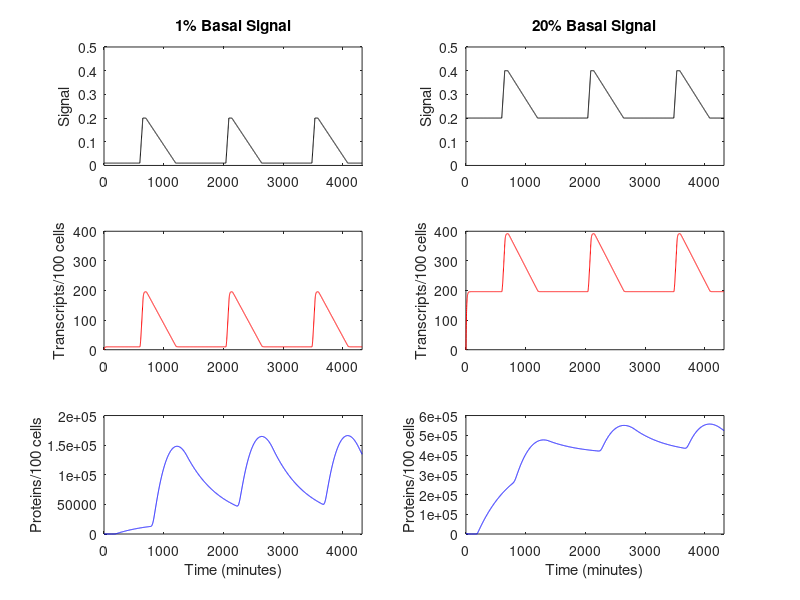
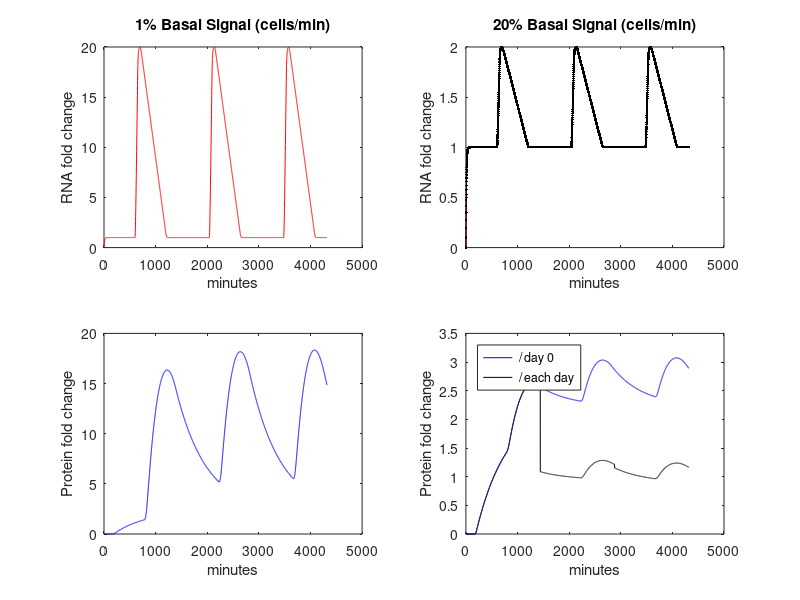
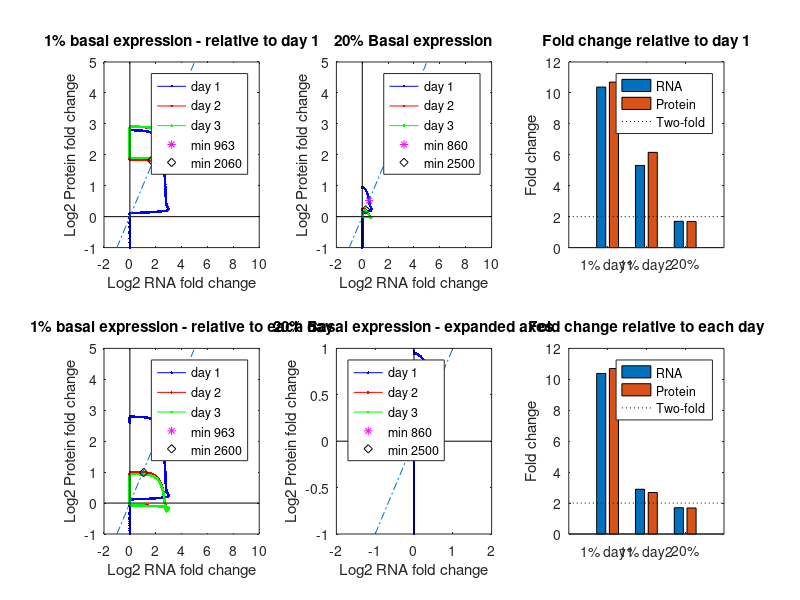
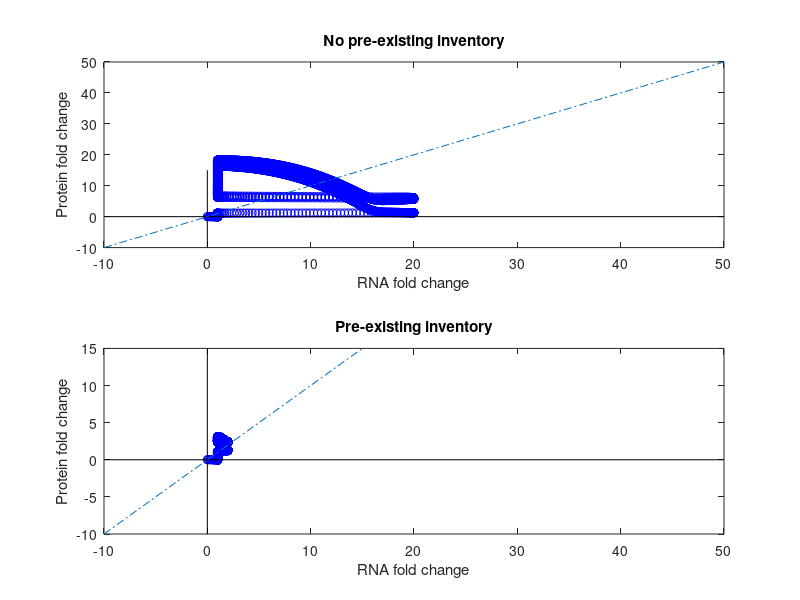

Write MATLAB code to recreate these figures, in order.
% RNA_protein_model_062221.m 
% Version  06/22/2021
% Model by Mak Saito, WHOI 2018-2021 for MATLAB
% Simulating RNA and protein production, inventories, decay, and influence on fold-change
% Used in Walworth, Saito et al., 2021 submitted

clear

% CONSTANTS ---------------------------------------------
% time steps: 3 days in minute interals (1440 minutes per day *3)
time=[1:4320]'; %'

% *** SIGNAL parameters *** 0-1 scale
	% s0 = basal expression
	s0=0.01; % set at 1 percent of cells (non-zero) to allow ratios
	% s1 = expression at event 1
	s1=0.2; % 20 percent of cells respond to stimuli

	% alternate values for basal expression simulations
	s0alt=0.2;
	%s1alt=0.3;		
	s1alt=0.4;		

	% Duration of each signal level
	
	% Select ramp by removing comment symbol %
	% Short ramp:
	tstart=600; tplateau1=630; tplateau2=720; tend=750;
	
	% Slow ramp:
	%tstart=600; tplateau1=700; tplateau2=800; tend=1200;
	
	% Long slow ramp:
	tstart=600; tplateau1=650; tplateau2=700; tend=1200;

	% Long slow ramp:
	%tstart=600; tplateau1=650; tplateau2=700; tend=2400;

	% Alternate 1 minute signal for testing:
	%tstart=630;
	%tplateau1=630;
	%tplateau2=631;
	%tend=631;

	% calculate linear change in signal between tstart & tplateau1: amount added per time step
	sadd = ((s1-s0)/((tplateau1-tstart)));
	saddalt = ((s1alt-s0alt)/((tplateau1-tstart)));
	% calculate linear change in signal between tplateau2 & tend: amount added per time step
	sminus = ((s1-s0)/((tplateau2-tend)));
	sminusalt = ((s1alt-s0alt)/((tplateau2-tend)));

% *** Production of RNA and Protein *** 
	krna = 100; % production of a RNA transcript per 100 cells per time step
	kprotein = 3.5; % tuned using 1 minute signal to be ~6-7 proteins per transcript production based on Moran et al. 2013

% *** Degradation of RNA and Protein ***
	% krnaloss = 0.462; % (min-1) = 1.5 min half life Moran et al 2013 (from bionumbers)
	% kprotloss=0.000963 %9.63e-4; % (min-1) = 12h half life Moran et al., 2013 
	% half life to rate constant conversion: A = Ao*e^(kt); A = 0.5Ao; ln(0.5)= -0.69; t1/2 = -0.69 / k; careful of sign error
	krnaloss = 0.102; % (min-1) 6.8 min half life Selinger et al., 2003 Genome Res. E coli
	kprotloss=0.0017; %  6.9 - 34 h range half lives (k = 0.1 - 0.022 h-1; 0.0017- 3.7e-4 m-1) Pratt et al., 2002 Mol Cell Proteomics

	
% *** Delay between signal and RNA ***
	drna=1; % delay constants in minutes
	% delay between transcription and translation
	dprotein=180; % delay constants in minutes	

% initialize arrays
	% signal to s0
	signal(:,1)=ones(4320,1).*s0;
	signal(:,2)=ones(4320,1).*s0alt;
	binsignal=zeros(4320,2);
	RNA=zeros(4320,2);
	protein=zeros(4320,2);
	protein(1:20,2)=1800; %initial protein concentration (first 20min due to time steps)
	binRNA=zeros(4320,2);
	binprotein=zeros(4320,2);

% select time zero point for fold-change calculations
	% one hour before signal initiates
	t0=9*60; % 9 hours
%---------------------------------------------------------------------------------------

% *** Calculate Signal ***
% First panels: Initial signal = 0 
% Middle Panels: Initial signal > zero (s0alt), increases to s1alt 
for i = 1:4320
	if time(i) > tstart
		signal(i,1) = signal(i-1,1)+sadd;
		signal(i,2) = signal(i-1,2)+saddalt;
	if time(i) > tplateau1
		signal(i,1)=s1;
		signal(i,2)=s1alt;
	if time(i) > tplateau2
		signal(i,1) = signal(i-1,1) + sminus;
		signal(i,2) = signal(i-1,2) + sminusalt;
	if time(i) > tend
		signal(i,1) = s0;
		signal(i,2) = s0alt;
	if time(i) > tstart+1440
		signal(i,1) = signal(i-1,1)+sadd;
		signal(i,2) = signal(i-1,2)+saddalt;
	if time(i) > tplateau1+1440
		signal(i,1)=s1;
		signal(i,2)=s1alt;
	if time(i) > tplateau2+1440
		signal(i,1) = signal(i-1,1) + sminus;
		signal(i,2) = signal(i-1,2) + sminusalt;
	if time(i) > tend+1440
		signal(i,1) = s0;
		signal(i,2) = s0alt;
	if time(i) > tstart+2880
		signal(i,1) = signal(i-1,1)+sadd;
		signal(i,2) = signal(i-1,2)+saddalt;
	if time(i) > tplateau1+2880
		signal(i,1)=s1;
		signal(i,2)=s1alt;
	if time(i) > tplateau2+2880
		signal(i,1) = signal(i-1,1) + sminus;
		signal(i,2) = signal(i-1,2) + sminusalt;
	if time(i) > tend+2880
		signal(i,1) = s0;
		signal(i,2) = s0alt;
	end
	end
	end
	end
	end
	end
	end
	end
	end
	end
	end
	end
end

% *** RNA Inventory Calculations ***
% calculate RNA (1) no basal expression (2) basal expression, using offset drna 
for i = (drna+1):4320  % start index at i >=2
	RNA(i,1) = RNA(i-1,1) + krna*signal(i-drna,1)-krnaloss*RNA(i-1,1);
	RNA(i,2) = RNA(i-1,2) + krna*signal(i-drna,2)-krnaloss*RNA(i-1,2);
end

% *** Protein Inventory Calculations ***
% calculate Protein (1) no basal expression (2) basal expression, using offset dprotein 
% prior protein time step, plus production from RNA (with time step 20min), minus protein loss prior step
for i = (dprotein+1):4320
	protein(i,1) = protein(i-1,1) + kprotein*RNA(i-dprotein,1) - kprotloss*protein(i-1,1);
	protein(i,2) = protein(i-1,2) + kprotein*RNA(i-dprotein,2) - kprotloss*protein(i-1,2);
end

% Calculate fold change relative to t0
	RNAfold_s0_zero = RNA(:,1)./RNA(t0,1);
	Proteinfold_s0_zero = protein(:,1)./protein(t0,1);
	RNAfold_s0_notzero = RNA(:,2)./RNA(t0,2);
	Proteinfold_s0_notzero = protein(:,2)./protein(t0,2);

% Calculate fold change each day 
% start by settting new arrays divided by t0
	RNAfold_s0_zero_byday = RNA(:,1)./RNA(t0,1);
	Proteinfold_s0_zero_byday = protein(:,1)./protein(t0,1);
	RNAfold_s0_notzero_byday = RNA(:,2)./RNA(t0,2);
	Proteinfold_s0_notzero_byday = protein(:,2)./protein(t0,2);
% rewrite day 2
for i = 1441:2880
	RNAfold_s0_zero_byday(i,1) = RNA(i,1)/RNA(t0+1440,1);
	Proteinfold_s0_zero_byday(i,1) = protein(i,1)/protein(t0+1440,1);
	RNAfold_s0_notzero_byday(i,1) = RNA(i,2)/RNA(t0+1440,2);
	Proteinfold_s0_notzero_byday(i,1) = protein(i,2)/protein(t0+1440,2);
end
% rewrite day 3
for i = 2881:4320
	RNAfold_s0_zero_byday(i,1) = RNA(i,1)/RNA(t0+2880,1);
	Proteinfold_s0_zero_byday(i,1) = protein(i,1)/protein(t0+2880,1);
	RNAfold_s0_notzero_byday(i,1) = RNA(i,2)/RNA(t0+1440,2);
	Proteinfold_s0_notzero_byday(i,1) = protein(i,2)/protein(t0+2880,2);
end

% --- FIGURES -------------------------------------------------------------

% choose time window (i= end) to plot up to 4320 minutes (3 days)
%i=1440
i=4320;
figure(1)
clf
subplot(321)
plot(time(1:i), signal(1:i,1),'k-')
axis([0 4320 0 0.5])
title('1% Basal Signal')
ylabel('Signal')
subplot(323)
plot(time(1:i),RNA(1:i),'r-')
axis([0 4320 0 400])
ylabel('Transcripts/100 cells')
subplot(325)
plot(time(1:i),protein(1:i),'b-')
axis([0 4320 0 2e5])
ylabel('Proteins/100 cells')
xlabel('Time (minutes)')
subplot(322)
plot(time(1:i), signal(1:i,2),'k-')
axis([0 4320 0 0.5])
title('20% Basal Signal')
ylabel('Signal')
subplot(324)
plot(time(1:i),RNA(1:i,2),'r-')
axis([0 4320 0 400])
ylabel('Transcripts/100 cells')
subplot(326)
plot(time(1:i),protein(1:i,2),'b-')
axis([0 4320 0 6e5])
ylabel('Proteins/100 cells')
xlabel('Time (minutes)')
print('rnap_fig1', '-dpng', '-r600'); %


figure(2)
clf
subplot(221)
plot(time(1:i), RNAfold_s0_zero(1:i), 'r-')
xlabel('minutes')
ylabel('RNA fold change')
title('1% Basal Signal (cells/min)')
subplot(223)
plot(time(1:i), Proteinfold_s0_zero(1:i), 'b-')
xlabel('minutes')
ylabel('Protein fold change')
subplot(222)
plot(time(1:i), RNAfold_s0_notzero(1:i), 'r-'); hold on
plot(time(1:i), RNAfold_s0_notzero_byday(1:i), 'k.-')
xlabel('minutes')
ylabel('RNA fold change')
title('20% Basal Signal (cells/min)')
subplot(224)
plot(time(1:i), Proteinfold_s0_notzero(1:i), 'b-'); hold on
plot(time(1:i), Proteinfold_s0_notzero_byday(1:i), 'k-')
xlabel('minutes')
ylabel('Protein fold change')
legend('/ day 0','/ each day','location','northwest') 
print('rnap_fig2', '-dpng', '-r600'); %

figure(3)
clf
xline=[-10,0; 50, 0]; 
yline=[0, -10; 0, 15];
onetoone=[-10; 50];
subplot(211)
plot(RNAfold_s0_zero,Proteinfold_s0_zero,'ob'); hold on
plot(xline(:,1), xline(:,2),'k-');
plot(yline(:,1), yline(:,2),'k-');
plot(onetoone(:,1), onetoone(:,1),'-.')
axis([-10 50 -10 50])
xlabel('RNA fold change')
ylabel('Protein fold change')
title('No pre-existing inventory')
subplot(212)
plot(RNAfold_s0_notzero,Proteinfold_s0_notzero,'ob'); hold on
plot(xline(:,1), xline(:,2),'k-');
plot(yline(:,1), yline(:,2),'k-');
plot(onetoone(:,1), onetoone(:,1),'-.')
axis([-10 50 -10 15])
xlabel('RNA fold change')
ylabel('Protein fold change')
title('Pre-existing inventory')

figure(4)
clf
xline=[-10,0; 50, 0]; 
yline=[0, -10; 0, 15];
onetoone=[-2; 7];

subplot(231)
plot(log(RNAfold_s0_zero(1:1440)),log(Proteinfold_s0_zero(1:1440)),'b.-'); hold on
plot(log(RNAfold_s0_zero(1441:2880)),log(Proteinfold_s0_zero(1441:2880)),'r.-'); hold on
plot(log(RNAfold_s0_zero(2881:4320)),log(Proteinfold_s0_zero(2881:4320)),'g.-'); hold on
plot(log(RNAfold_s0_zero(963)),log(Proteinfold_s0_zero(963)),'m*')
plot(log(RNAfold_s0_zero(2060)),log(Proteinfold_s0_zero(2060)),'kd')
plot(xline(:,1), xline(:,2),'k-');
plot(yline(:,1), yline(:,2),'k-');
plot(onetoone(:,1), onetoone(:,1),'-.')
axis([-2 10 -1 5])
xlabel('Log2 RNA fold change')
ylabel('Log2 Protein fold change')
%title('No pre-existing inventory; relative to day 1')
title('1% basal expression - relative to day 1')
legend('day 1','day 2', 'day 3','min 963', 'min 2060')

subplot(232)
%plot(log(RNAfold_s0_notzero),log(Proteinfold_s0_notzero),'r-+'); hold on
plot(log(RNAfold_s0_notzero_byday(1:1440)),log(Proteinfold_s0_notzero_byday(1:1440)),'b.-'); hold on
plot(log(RNAfold_s0_notzero_byday(1441:2880)),log(Proteinfold_s0_notzero_byday(1441:2880)),'r.-'); hold on
plot(log(RNAfold_s0_notzero_byday(2881:4320)),log(Proteinfold_s0_notzero_byday(2881:4320)),'g.-'); hold on
plot(log(RNAfold_s0_notzero_byday(860)),log(Proteinfold_s0_notzero_byday(860)),'m*')
plot(log(RNAfold_s0_notzero_byday(2500)),log(Proteinfold_s0_notzero_byday(2500)),'kd')
plot(xline(:,1), xline(:,2),'k-');
plot(yline(:,1), yline(:,2),'k-');
plot(onetoone(:,1), onetoone(:,1),'-.')
axis([-2 10 -1 5])
%axis([-2 2 -1 1])
xlabel('Log2 RNA fold change')
ylabel('Log2 Protein fold change')
title('20% Basal expression')
legend('day 1','day 2', 'day 3','min 860', 'min 2500')

subplot(234)
plot(log(RNAfold_s0_zero_byday(1:1440)),log(Proteinfold_s0_zero_byday(1:1440)),'b.-'); hold on
plot(log(RNAfold_s0_zero_byday(1441:2880)),log(Proteinfold_s0_zero_byday(1441:2880)),'r.-'); hold on
plot(log(RNAfold_s0_zero_byday(2881:4320)),log(Proteinfold_s0_zero_byday(2881:4320)),'g.-'); hold on
plot(log(RNAfold_s0_zero_byday(963)),log(Proteinfold_s0_zero_byday(963)),'m*')
plot(log(RNAfold_s0_zero_byday(2600)),log(Proteinfold_s0_zero_byday(2600)),'kd')
plot(xline(:,1), xline(:,2),'k-');
plot(yline(:,1), yline(:,2),'k-');
plot(onetoone(:,1), onetoone(:,1),'-.')
axis([-2 10 -1 5])
xlabel('Log2 RNA fold change')
ylabel('Log2 Protein fold change')
%title('No pre-existing inventory ; relative to each day')
title('1% basal expression - relative to each day')
legend('day 1','day 2', 'day 3','min 963', 'min 2600')

subplot(235)
%plot(log(RNAfold_s0_notzero(1:1440)),log(Proteinfold_s0_notzero(1:1440)),'k-+'); hold on
plot(log(RNAfold_s0_notzero_byday(1:1440)),log(Proteinfold_s0_notzero_byday(1:1440)),'b.-'); hold on
plot(log(RNAfold_s0_notzero_byday(1441:2880)),log(Proteinfold_s0_notzero_byday(1441:2880)),'r.-'); hold on
plot(log(RNAfold_s0_notzero_byday(2881:4320)),log(Proteinfold_s0_notzero_byday(2881:4320)),'g.-'); hold on
plot(log(RNAfold_s0_notzero_byday(860)),log(Proteinfold_s0_notzero_byday(860)),'m*')
plot(log(RNAfold_s0_notzero_byday(2500)),log(Proteinfold_s0_notzero_byday(2500)),'kd')
plot(xline(:,1), xline(:,2),'k-');
plot(yline(:,1), yline(:,2),'k-');
plot(onetoone(:,1), onetoone(:,1),'-.')
% cross 1:1 line
axis([-2 2 -1 1])
xlabel('Log2 RNA fold change')
ylabel('Log2 Protein fold change')
%title('Pre-existing inventory; zoomed in')
title('20% Basal expression - expanded axes')
legend('day 1','day 2', 'day 3', 'min 860', 'min 2500','Location','Northwest')

subplot(233)
foldmatrix=[(RNAfold_s0_zero(963)),(Proteinfold_s0_zero(963)); ...
	 (RNAfold_s0_zero(2060)),(Proteinfold_s0_zero(2060)); ...
	 (RNAfold_s0_notzero_byday(860)),(Proteinfold_s0_notzero_byday(860))];
bar(foldmatrix,0.75,'grouped'); hold on
xline=[0 4]; yline=[2 2];
plot(xline, yline,'k:')
ylabel('Fold change')
str = {'1% day1';'1% day2'; '20%'};
set(gca, 'XTickLabel',str, 'XTick',1:numel(str))
legend('RNA','Protein','Two-fold')
title('Fold change relative to day 1')

subplot(236)
foldmatrix_byday=[(RNAfold_s0_zero(963)),(Proteinfold_s0_zero(963)); ...
	(RNAfold_s0_zero_byday(2600)),(Proteinfold_s0_zero_byday(2600)); ...
	(RNAfold_s0_notzero_byday(860)),(Proteinfold_s0_notzero_byday(860))];
bar(foldmatrix_byday,0.75,'grouped'); hold on
plot(xline, yline,'k:')
ylabel('Fold change')
str = {'1% day1';'1% day2'; '20%'};
set(gca, 'XTickLabel',str, 'XTick',1:numel(str))
legend('RNA','Protein','Two-fold')
title('Fold change relative to each day')
print('rnap_fig4', '-dpng', '-r600'); %


